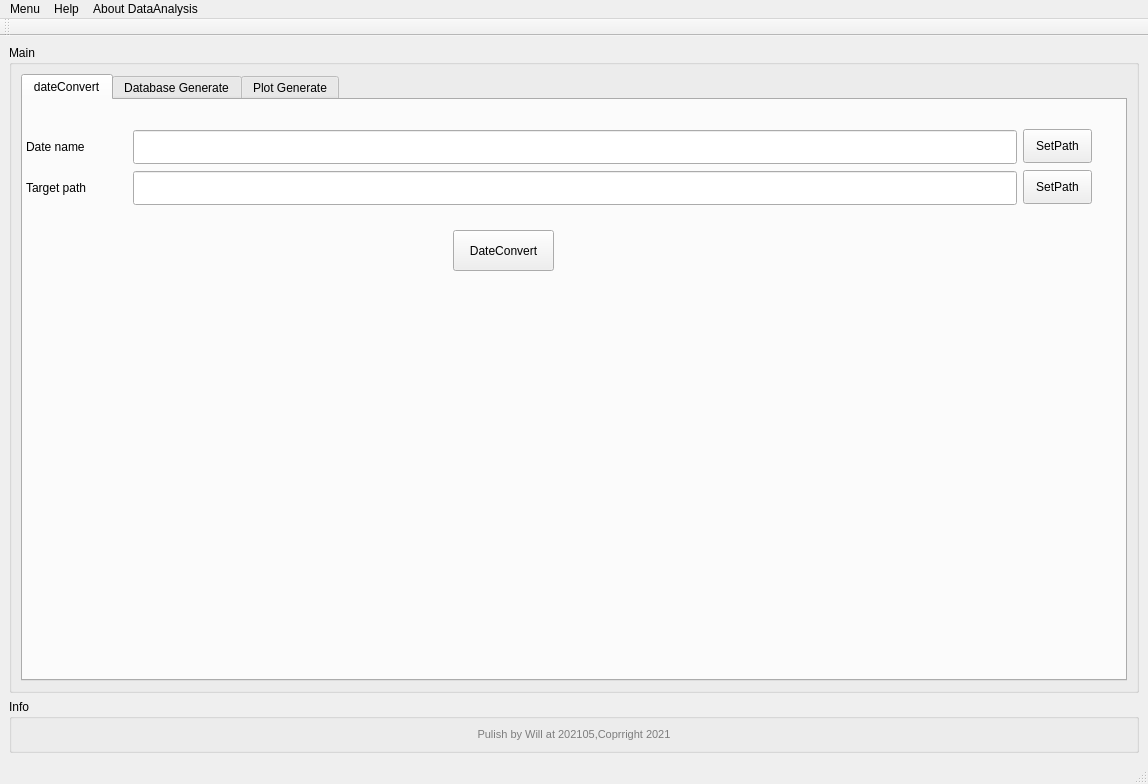
<?xml version="1.0" encoding="UTF-8"?>
<ui version="4.0">
 <class>DataAnalysis</class>
 <widget class="QMainWindow" name="DataAnalysis">
  <property name="windowModality">
   <enum>Qt::WindowModal</enum>
  </property>
  <property name="geometry">
   <rect>
    <x>0</x>
    <y>0</y>
    <width>1148</width>
    <height>784</height>
   </rect>
  </property>
  <property name="windowTitle">
   <string>DataAnalysis</string>
  </property>
  <property name="windowIcon">
   <iconset resource="xiaoniao.qrc">
    <normaloff>:/xiaoniao/myico.ico</normaloff>:/xiaoniao/myico.ico</iconset>
  </property>
  <property name="layoutDirection">
   <enum>Qt::LeftToRight</enum>
  </property>
  <widget class="QWidget" name="centralwidget">
   <layout class="QGridLayout" name="gridLayout_7">
    <item row="1" column="0">
     <widget class="QGroupBox" name="groupBox">
      <property name="maximumSize">
       <size>
        <width>16777215</width>
        <height>100</height>
       </size>
      </property>
      <property name="styleSheet">
       <string notr="true">font: 9pt &quot;Arial&quot;;</string>
      </property>
      <property name="title">
       <string>Info</string>
      </property>
      <property name="alignment">
       <set>Qt::AlignLeading|Qt::AlignLeft|Qt::AlignTop</set>
      </property>
      <layout class="QGridLayout" name="gridLayout_2">
       <item row="0" column="0">
        <widget class="QLabel" name="label">
         <property name="enabled">
          <bool>true</bool>
         </property>
         <property name="maximumSize">
          <size>
           <width>16777215</width>
           <height>50</height>
          </size>
         </property>
         <property name="lineWidth">
          <number>0</number>
         </property>
         <property name="text">
          <string>&lt;html&gt;&lt;head/&gt;&lt;body&gt;&lt;p&gt;&lt;span style=&quot; font-size:8pt; color:#7d7d7d;&quot;&gt;Pulish by Will at 202105,Coprright 2021&lt;/span&gt;&lt;/p&gt;&lt;/body&gt;&lt;/html&gt;</string>
         </property>
         <property name="textFormat">
          <enum>Qt::RichText</enum>
         </property>
         <property name="alignment">
          <set>Qt::AlignCenter</set>
         </property>
         <property name="wordWrap">
          <bool>true</bool>
         </property>
         <property name="openExternalLinks">
          <bool>true</bool>
         </property>
         <property name="textInteractionFlags">
          <set>Qt::TextBrowserInteraction</set>
         </property>
        </widget>
       </item>
      </layout>
     </widget>
    </item>
    <item row="0" column="0">
     <widget class="QGroupBox" name="groupBox_2">
      <property name="styleSheet">
       <string notr="true">font: 14pt &quot;Agency FB&quot;;</string>
      </property>
      <property name="title">
       <string>Main </string>
      </property>
      <layout class="QGridLayout" name="gridLayout">
       <item row="0" column="0">
        <widget class="QTabWidget" name="DataSource">
         <property name="currentIndex">
          <number>0</number>
         </property>
         <widget class="QWidget" name="tab_2">
          <attribute name="title">
           <string>dateConvert</string>
          </attribute>
          <widget class="QToolButton" name="pushButtonDataCon">
           <property name="geometry">
            <rect>
             <x>430</x>
             <y>130</y>
             <width>101</width>
             <height>41</height>
            </rect>
           </property>
           <property name="text">
            <string>DateConvert</string>
           </property>
          </widget>
          <widget class="QLabel" name="label_7">
           <property name="geometry">
            <rect>
             <x>3</x>
             <y>30</y>
             <width>100</width>
             <height>34</height>
            </rect>
           </property>
           <property name="maximumSize">
            <size>
             <width>100</width>
             <height>16777215</height>
            </size>
           </property>
           <property name="text">
            <string>Date name</string>
           </property>
          </widget>
          <widget class="QLabel" name="label_8">
           <property name="geometry">
            <rect>
             <x>3</x>
             <y>71</y>
             <width>100</width>
             <height>34</height>
            </rect>
           </property>
           <property name="maximumSize">
            <size>
             <width>100</width>
             <height>16777215</height>
            </size>
           </property>
           <property name="text">
            <string>Target path</string>
           </property>
          </widget>
          <widget class="QLineEdit" name="lineEditTgtFile">
           <property name="geometry">
            <rect>
             <x>110</x>
             <y>71</y>
             <width>884</width>
             <height>34</height>
            </rect>
           </property>
           <property name="sizePolicy">
            <sizepolicy hsizetype="Preferred" vsizetype="Fixed">
             <horstretch>0</horstretch>
             <verstretch>0</verstretch>
            </sizepolicy>
           </property>
           <property name="minimumSize">
            <size>
             <width>0</width>
             <height>0</height>
            </size>
           </property>
           <property name="maximumSize">
            <size>
             <width>16777215</width>
             <height>16777215</height>
            </size>
           </property>
           <property name="toolTip">
            <string>This is a tool tip</string>
           </property>
           <property name="statusTip">
            <string>This is a status tip</string>
           </property>
           <property name="whatsThis">
            <string>This is &quot;what is this&quot;</string>
           </property>
           <property name="text">
            <string/>
           </property>
          </widget>
          <widget class="QLineEdit" name="lineEditDateFile">
           <property name="geometry">
            <rect>
             <x>110</x>
             <y>30</y>
             <width>884</width>
             <height>34</height>
            </rect>
           </property>
           <property name="sizePolicy">
            <sizepolicy hsizetype="Preferred" vsizetype="Fixed">
             <horstretch>0</horstretch>
             <verstretch>0</verstretch>
            </sizepolicy>
           </property>
           <property name="minimumSize">
            <size>
             <width>0</width>
             <height>0</height>
            </size>
           </property>
           <property name="maximumSize">
            <size>
             <width>16777215</width>
             <height>16777215</height>
            </size>
           </property>
           <property name="toolTip">
            <string>This is a tool tip</string>
           </property>
           <property name="statusTip">
            <string>This is a status tip</string>
           </property>
           <property name="whatsThis">
            <string>This is &quot;what is this&quot;</string>
           </property>
           <property name="text">
            <string/>
           </property>
          </widget>
          <widget class="QToolButton" name="pushButtonDateFile">
           <property name="geometry">
            <rect>
             <x>1000</x>
             <y>29</y>
             <width>69</width>
             <height>34</height>
            </rect>
           </property>
           <property name="text">
            <string>SetPath</string>
           </property>
          </widget>
          <widget class="QToolButton" name="pushButtonTgtFile">
           <property name="geometry">
            <rect>
             <x>1000</x>
             <y>70</y>
             <width>69</width>
             <height>34</height>
            </rect>
           </property>
           <property name="text">
            <string>SetPath</string>
           </property>
          </widget>
         </widget>
         <widget class="QWidget" name="tab">
          <attribute name="title">
           <string>Database Generate</string>
          </attribute>
          <widget class="QWidget" name="layoutWidget">
           <property name="geometry">
            <rect>
             <x>10</x>
             <y>20</y>
             <width>1071</width>
             <height>531</height>
            </rect>
           </property>
           <layout class="QVBoxLayout" name="verticalLayout">
            <item>
             <layout class="QGridLayout" name="gridLayout_3">
              <item row="0" column="3">
               <widget class="QToolButton" name="pushButtonDataSo">
                <property name="text">
                 <string>SetPath</string>
                </property>
               </widget>
              </item>
              <item row="1" column="0">
               <widget class="QLabel" name="label_4">
                <property name="maximumSize">
                 <size>
                  <width>100</width>
                  <height>16777215</height>
                 </size>
                </property>
                <property name="text">
                 <string>Map File</string>
                </property>
               </widget>
              </item>
              <item row="0" column="2">
               <widget class="QLineEdit" name="lineEditDataSource">
                <property name="sizePolicy">
                 <sizepolicy hsizetype="Preferred" vsizetype="Fixed">
                  <horstretch>0</horstretch>
                  <verstretch>0</verstretch>
                 </sizepolicy>
                </property>
                <property name="minimumSize">
                 <size>
                  <width>0</width>
                  <height>0</height>
                 </size>
                </property>
                <property name="maximumSize">
                 <size>
                  <width>16777215</width>
                  <height>16777215</height>
                 </size>
                </property>
                <property name="toolTip">
                 <string>This is a tool tip</string>
                </property>
                <property name="statusTip">
                 <string>This is a status tip</string>
                </property>
                <property name="whatsThis">
                 <string>This is &quot;what is this&quot;</string>
                </property>
                <property name="text">
                 <string/>
                </property>
               </widget>
              </item>
              <item row="4" column="0">
               <widget class="QLabel" name="label_2">
                <property name="text">
                 <string>DB Path</string>
                </property>
               </widget>
              </item>
              <item row="4" column="3">
               <widget class="QToolButton" name="pushButtonDBPath">
                <property name="text">
                 <string>SetPath</string>
                </property>
               </widget>
              </item>
              <item row="0" column="0">
               <widget class="QLabel" name="label_3">
                <property name="maximumSize">
                 <size>
                  <width>100</width>
                  <height>16777215</height>
                 </size>
                </property>
                <property name="text">
                 <string>DataSource</string>
                </property>
               </widget>
              </item>
              <item row="4" column="2">
               <widget class="QLineEdit" name="lineEditDBPath">
                <property name="sizePolicy">
                 <sizepolicy hsizetype="Preferred" vsizetype="Fixed">
                  <horstretch>0</horstretch>
                  <verstretch>0</verstretch>
                 </sizepolicy>
                </property>
                <property name="minimumSize">
                 <size>
                  <width>0</width>
                  <height>0</height>
                 </size>
                </property>
                <property name="maximumSize">
                 <size>
                  <width>16777215</width>
                  <height>16777215</height>
                 </size>
                </property>
                <property name="toolTip">
                 <string>This is a tool tip</string>
                </property>
                <property name="statusTip">
                 <string>This is a status tip</string>
                </property>
                <property name="whatsThis">
                 <string>This is &quot;what is this&quot;</string>
                </property>
                <property name="text">
                 <string/>
                </property>
               </widget>
              </item>
              <item row="1" column="3">
               <widget class="QToolButton" name="pushButtonMapFile">
                <property name="text">
                 <string>SetPath</string>
                </property>
               </widget>
              </item>
              <item row="1" column="2">
               <widget class="QLineEdit" name="lineEditMapFile">
                <property name="sizePolicy">
                 <sizepolicy hsizetype="Preferred" vsizetype="Fixed">
                  <horstretch>0</horstretch>
                  <verstretch>0</verstretch>
                 </sizepolicy>
                </property>
                <property name="minimumSize">
                 <size>
                  <width>0</width>
                  <height>0</height>
                 </size>
                </property>
                <property name="maximumSize">
                 <size>
                  <width>16777215</width>
                  <height>16777215</height>
                 </size>
                </property>
                <property name="toolTip">
                 <string>This is a tool tip</string>
                </property>
                <property name="statusTip">
                 <string>This is a status tip</string>
                </property>
                <property name="whatsThis">
                 <string>This is &quot;what is this&quot;</string>
                </property>
                <property name="text">
                 <string/>
                </property>
               </widget>
              </item>
             </layout>
            </item>
            <item>
             <layout class="QHBoxLayout" name="horizontalLayout">
              <item>
               <widget class="QPushButton" name="pushButtonStartD">
                <property name="maximumSize">
                 <size>
                  <width>100</width>
                  <height>16777215</height>
                 </size>
                </property>
                <property name="styleSheet">
                 <string notr="true">font: 20pt &quot;Agency FB&quot;;</string>
                </property>
                <property name="text">
                 <string>Start</string>
                </property>
               </widget>
              </item>
              <item>
               <widget class="QPushButton" name="pushButtonStopD">
                <property name="maximumSize">
                 <size>
                  <width>100</width>
                  <height>16777215</height>
                 </size>
                </property>
                <property name="styleSheet">
                 <string notr="true">font: 20pt &quot;Agency FB&quot;;</string>
                </property>
                <property name="text">
                 <string>Stop</string>
                </property>
               </widget>
              </item>
              <item>
               <widget class="QPushButton" name="pushButtonClearD">
                <property name="maximumSize">
                 <size>
                  <width>100</width>
                  <height>16777215</height>
                 </size>
                </property>
                <property name="styleSheet">
                 <string notr="true">font: 20pt &quot;Agency FB&quot;;</string>
                </property>
                <property name="text">
                 <string>Clear</string>
                </property>
               </widget>
              </item>
             </layout>
            </item>
            <item>
             <widget class="QTextBrowser" name="textBrowserD">
              <property name="maximumSize">
               <size>
                <width>16777215</width>
                <height>16777215</height>
               </size>
              </property>
             </widget>
            </item>
           </layout>
          </widget>
         </widget>
         <widget class="QWidget" name="tab_7">
          <attribute name="title">
           <string>Plot Generate</string>
          </attribute>
          <layout class="QVBoxLayout" name="verticalLayout_2">
           <item>
            <layout class="QGridLayout" name="gridLayout_4">
             <item row="1" column="0">
              <widget class="QLabel" name="label_6">
               <property name="maximumSize">
                <size>
                 <width>100</width>
                 <height>16777215</height>
                </size>
               </property>
               <property name="text">
                <string>Title File</string>
               </property>
              </widget>
             </item>
             <item row="0" column="0">
              <widget class="QLabel" name="label_5">
               <property name="maximumSize">
                <size>
                 <width>100</width>
                 <height>16777215</height>
                </size>
               </property>
               <property name="text">
                <string>DB File</string>
               </property>
              </widget>
             </item>
             <item row="0" column="1">
              <widget class="QLineEdit" name="lineEditDBFile">
               <property name="sizePolicy">
                <sizepolicy hsizetype="Preferred" vsizetype="Fixed">
                 <horstretch>0</horstretch>
                 <verstretch>0</verstretch>
                </sizepolicy>
               </property>
               <property name="minimumSize">
                <size>
                 <width>0</width>
                 <height>0</height>
                </size>
               </property>
               <property name="maximumSize">
                <size>
                 <width>16777215</width>
                 <height>16777215</height>
                </size>
               </property>
               <property name="toolTip">
                <string>This is a tool tip</string>
               </property>
               <property name="statusTip">
                <string>This is a status tip</string>
               </property>
               <property name="whatsThis">
                <string>This is &quot;what is this&quot;</string>
               </property>
               <property name="text">
                <string/>
               </property>
              </widget>
             </item>
             <item row="0" column="2">
              <widget class="QToolButton" name="pushButtonDBFile">
               <property name="text">
                <string>SetPath</string>
               </property>
              </widget>
             </item>
             <item row="1" column="1">
              <widget class="QLineEdit" name="lineEditTitleFile">
               <property name="sizePolicy">
                <sizepolicy hsizetype="Preferred" vsizetype="Fixed">
                 <horstretch>0</horstretch>
                 <verstretch>0</verstretch>
                </sizepolicy>
               </property>
               <property name="minimumSize">
                <size>
                 <width>0</width>
                 <height>0</height>
                </size>
               </property>
               <property name="maximumSize">
                <size>
                 <width>16777215</width>
                 <height>16777215</height>
                </size>
               </property>
               <property name="toolTip">
                <string>This is a tool tip</string>
               </property>
               <property name="statusTip">
                <string>This is a status tip</string>
               </property>
               <property name="whatsThis">
                <string>This is &quot;what is this&quot;</string>
               </property>
               <property name="text">
                <string/>
               </property>
              </widget>
             </item>
             <item row="1" column="2">
              <widget class="QToolButton" name="pushButtonTitleFile">
               <property name="text">
                <string>SetPath</string>
               </property>
              </widget>
             </item>
            </layout>
           </item>
           <item>
            <layout class="QHBoxLayout" name="horizontalLayout_2">
             <item>
              <widget class="QPushButton" name="pushButtonStartP">
               <property name="maximumSize">
                <size>
                 <width>100</width>
                 <height>16777215</height>
                </size>
               </property>
               <property name="styleSheet">
                <string notr="true">font: 20pt &quot;Agency FB&quot;;</string>
               </property>
               <property name="text">
                <string>Start</string>
               </property>
              </widget>
             </item>
             <item>
              <widget class="QPushButton" name="pushButtonStopP">
               <property name="maximumSize">
                <size>
                 <width>100</width>
                 <height>16777215</height>
                </size>
               </property>
               <property name="styleSheet">
                <string notr="true">font: 20pt &quot;Agency FB&quot;;</string>
               </property>
               <property name="text">
                <string>Stop</string>
               </property>
              </widget>
             </item>
             <item>
              <widget class="QPushButton" name="pushButtonClearP">
               <property name="maximumSize">
                <size>
                 <width>100</width>
                 <height>16777215</height>
                </size>
               </property>
               <property name="styleSheet">
                <string notr="true">font: 20pt &quot;Agency FB&quot;;</string>
               </property>
               <property name="text">
                <string>Clear</string>
               </property>
              </widget>
             </item>
            </layout>
           </item>
           <item>
            <widget class="QTextBrowser" name="textBrowserP"/>
           </item>
          </layout>
         </widget>
        </widget>
       </item>
      </layout>
     </widget>
    </item>
   </layout>
  </widget>
  <widget class="QMenuBar" name="menubar">
   <property name="geometry">
    <rect>
     <x>0</x>
     <y>0</y>
     <width>1148</width>
     <height>26</height>
    </rect>
   </property>
   <widget class="QMenu" name="menuMenu">
    <property name="title">
     <string>Menu</string>
    </property>
    <addaction name="actionDarkStyle"/>
    <addaction name="actionLightStyle"/>
   </widget>
   <widget class="QMenu" name="menuAbout">
    <property name="title">
     <string>About DataAnalysis</string>
    </property>
   </widget>
   <widget class="QMenu" name="menuHelp">
    <property name="title">
     <string>Help</string>
    </property>
   </widget>
   <addaction name="menuMenu"/>
   <addaction name="menuHelp"/>
   <addaction name="menuAbout"/>
  </widget>
  <widget class="QStatusBar" name="statusbar"/>
  <widget class="QToolBar" name="toolBarMenus">
   <property name="windowTitle">
    <string>Toolbar with menu</string>
   </property>
   <property name="toolTip">
    <string>Toolbar with menu</string>
   </property>
   <attribute name="toolBarArea">
    <enum>TopToolBarArea</enum>
   </attribute>
   <attribute name="toolBarBreak">
    <bool>false</bool>
   </attribute>
  </widget>
  <action name="actionActionA">
   <property name="text">
    <string>Action A</string>
   </property>
  </action>
  <action name="actionActionSubA">
   <property name="text">
    <string>Action A Sub</string>
   </property>
   <property name="toolTip">
    <string>Action A Sub</string>
   </property>
  </action>
  <action name="actionActionSubB">
   <property name="text">
    <string>Action B Sub</string>
   </property>
  </action>
  <action name="actionActionDelayedA">
   <property name="text">
    <string>Action Delayed A</string>
   </property>
   <property name="toolTip">
    <string>Action Delayed A</string>
   </property>
  </action>
  <action name="actionActionDelayedSubA">
   <property name="text">
    <string>Action Delayed Sub A</string>
   </property>
   <property name="toolTip">
    <string>Action Delayed Sub A</string>
   </property>
  </action>
  <action name="actionActionCheckableA">
   <property name="checkable">
    <bool>true</bool>
   </property>
   <property name="enabled">
    <bool>true</bool>
   </property>
   <property name="text">
    <string>Action Checkable A</string>
   </property>
   <property name="toolTip">
    <string>Action Checkable A</string>
   </property>
  </action>
  <action name="actionActionCheckableSubAChecked">
   <property name="checkable">
    <bool>true</bool>
   </property>
   <property name="checked">
    <bool>true</bool>
   </property>
   <property name="text">
    <string>Action Checkable Sub A Checked</string>
   </property>
   <property name="toolTip">
    <string>Action Checkable Sub A Checked</string>
   </property>
  </action>
  <action name="actionActionCheckableSubAUnchecked">
   <property name="checkable">
    <bool>true</bool>
   </property>
   <property name="text">
    <string>Action Checkable Sub A Unchecked</string>
   </property>
   <property name="toolTip">
    <string>Action Checkable Sub A Unchecked</string>
   </property>
  </action>
  <action name="actionNewB">
   <property name="text">
    <string>New B</string>
   </property>
  </action>
  <action name="actionNewC">
   <property name="text">
    <string>New C</string>
   </property>
  </action>
  <action name="actionNewD">
   <property name="text">
    <string>New D</string>
   </property>
  </action>
  <action name="actionNewE">
   <property name="text">
    <string>New E</string>
   </property>
  </action>
  <action name="actionActionIconADis">
   <property name="enabled">
    <bool>false</bool>
   </property>
   <property name="icon">
    <iconset>
     <normaloff>:/qss_icons/dark/rc/window_undock_focus.png</normaloff>:/qss_icons/dark/rc/window_undock_focus.png</iconset>
   </property>
   <property name="text">
    <string>Action Icon A</string>
   </property>
  </action>
  <action name="actionDarkStyle">
   <property name="enabled">
    <bool>true</bool>
   </property>
   <property name="icon">
    <iconset>
     <normaloff>:/qss_icons/dark/rc/window_close_focus.png</normaloff>:/qss_icons/dark/rc/window_close_focus.png</iconset>
   </property>
   <property name="text">
    <string>DarkStyle</string>
   </property>
   <property name="toolTip">
    <string>Action Icon B</string>
   </property>
  </action>
  <action name="actionLightStyle">
   <property name="icon">
    <iconset>
     <normaloff>:/qss_icons/dark/rc/window_grip_focus.png</normaloff>:/qss_icons/dark/rc/window_grip_focus.png</iconset>
   </property>
   <property name="text">
    <string>LightStyle</string>
   </property>
  </action>
  <action name="actionActionDis">
   <property name="enabled">
    <bool>false</bool>
   </property>
   <property name="text">
    <string>Action Disabled</string>
   </property>
   <property name="toolTip">
    <string>Action Disabled</string>
   </property>
  </action>
  <action name="actionActionCheckableCheckedDis">
   <property name="checkable">
    <bool>true</bool>
   </property>
   <property name="checked">
    <bool>true</bool>
   </property>
   <property name="enabled">
    <bool>false</bool>
   </property>
   <property name="text">
    <string>Action Checkable Checked Disabled</string>
   </property>
   <property name="toolTip">
    <string>Action Checkable Checked Disabled</string>
   </property>
  </action>
  <action name="actionActionCheckableUncheckedDis">
   <property name="checkable">
    <bool>true</bool>
   </property>
   <property name="enabled">
    <bool>false</bool>
   </property>
   <property name="text">
    <string>Action Checkable Unchecked Disabled</string>
   </property>
   <property name="toolTip">
    <string>Action Checkable Unchecked Disabled</string>
   </property>
  </action>
  <action name="actionActionTranspIcon">
   <property name="icon">
    <iconset>
     <normaloff>:/qss_icons/dark/rc/transparent.png</normaloff>:/qss_icons/dark/rc/transparent.png</iconset>
   </property>
   <property name="text">
    <string>Action Transp. Icon</string>
   </property>
  </action>
 </widget>
 <resources>
  <include location="../../../¤Treasure/☆Collection/python_pkg/QDarkStyleSheet-master/qdarkstyle/dark/style.qrc"/>
  <include location="xiaoniao.qrc"/>
 </resources>
 <connections/>
</ui>
